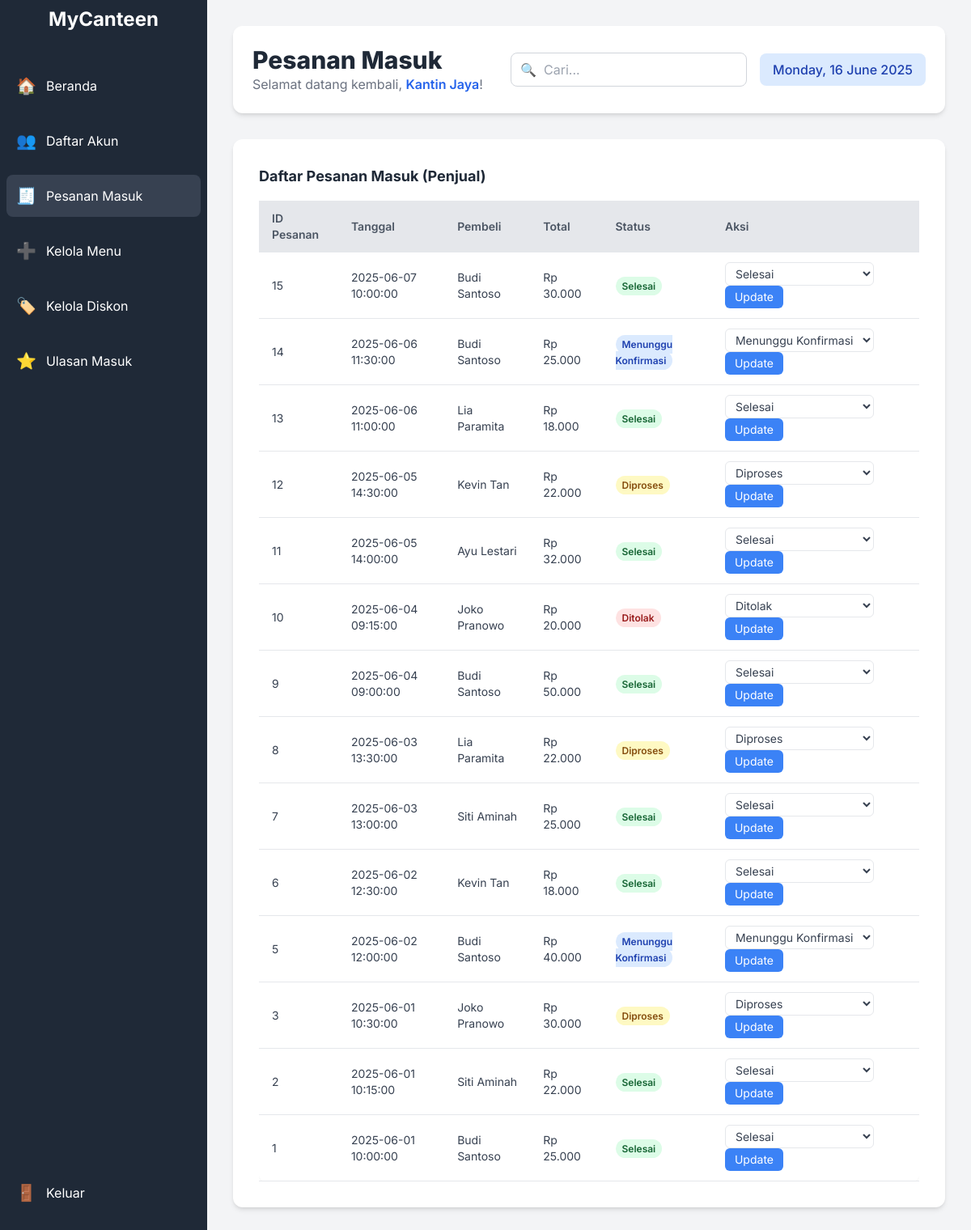
Screenshot of /index.php?page=pesanan (signed in) with the database file from the repository.
### tables this page shows
CREATE TABLE Pesanan (
    pesanan_id INT AUTO_INCREMENT PRIMARY KEY, 
    pesanan_date TIMESTAMP NOT NULL DEFAULT CURRENT_TIMESTAMP,
    pesanan_total INT NOT NULL,
    pesanan_paym VARCHAR(50) NOT NULL,
    status VARCHAR(20) NOT NULL DEFAULT 'Menunggu Konfirmasi', 
    Pembeli_id_mah VARCHAR(10), 
    FOREIGN KEY (Pembeli_id_mah) REFERENCES Pembeli(nrp) ON DELETE CASCADE 
);

CREATE TABLE Pembeli (
    nrp VARCHAR(10) PRIMARY KEY,
    nama VARCHAR(100) NOT NULL,
    email VARCHAR(255) UNIQUE NOT NULL,
    password VARCHAR(255) NOT NULL, 
    nomor_telepon VARCHAR(18) NOT NULL,
    alamat VARCHAR(255) NOT NULL
);

### koneksi.php (called while the page is built, shortened)
<?php
function fetch_assoc_db($result)
{
    return mysqli_fetch_assoc($result);
}
?>

### views/pesanan_penjual_content.php (the view, shortened to what this page needs)
<div class="bg-white p-8 rounded-xl shadow-md">
    <h4 class="text-lg font-bold text-gray-800 mb-4">Daftar Pesanan Masuk (Penjual)</h4>
    <div class="overflow-x-auto">
        <table class="min-w-full bg-white rounded-lg shadow-sm">
            <thead class="bg-gray-200">
                <tr>
                    <th class="py-3 px-4 text-left text-sm font-semibold text-gray-600">ID Pesanan</th>
                    <th class="py-3 px-4 text-left text-sm font-semibold text-gray-600">Tanggal</th>
                    <th class="py-3 px-4 text-left text-sm font-semibold text-gray-600">Pembeli</th>
                    <th class="py-3 px-4 text-left text-sm font-semibold text-gray-600">Total</th>
                    <th class="py-3 px-4 text-left text-sm font-semibold text-gray-600">Status</th>
                    <th class="py-3 px-4 text-left text-sm font-semibold text-gray-600">Aksi</th>
                </tr>
            </thead>
            <tbody>
                <?php
                $seller_id = $_SESSION['user_id'];
                $query_seller_orders = "
                    SELECT DISTINCT
                        p.pesanan_id,
                        p.pesanan_date,
                        p.pesanan_total,
                        p.pesanan_paym,
                        p.status,
                        b.nama AS nama_pembeli
                    FROM
                        Pesanan p
                    JOIN
                        DetailPesanan dp ON p.pesanan_id = dp.Pesanan_pesanan_id
                    JOIN
                        Menu m ON dp.Menu_id_menu = m.id_menu
                    JOIN
                        Pembeli b ON p.Pembeli_id_mah = b.nrp
                    WHERE
                        m.Penjual_id_kan = ?
                    ORDER BY p.pesanan_date DESC;
                ";
                $stmt_seller_orders = mysqli_prepare($conn, $query_seller_orders);
                mysqli_stmt_bind_param($stmt_seller_orders, "s", $seller_id);
                mysqli_stmt_execute($stmt_seller_orders);
                $result_seller_orders = mysqli_stmt_get_result($stmt_seller_orders);
                if ($result_seller_orders && mysqli_num_rows($result_seller_orders) > 0) {
                    while ($order = fetch_assoc_db($result_seller_orders)) {
                        echo '<tr class="border-b border-gray-200 hover:bg-gray-50">';
                        echo '<td class="py-3 px-4 text-sm text-gray-700">' . htmlspecialchars($order['pesanan_id']) . '</td>';
                        echo '<td class="py-3 px-4 text-sm text-gray-700">' . htmlspecialchars($order['pesanan_date']) . '</td>';
                        echo '<td class="py-3 px-4 text-sm text-gray-700">' . htmlspecialchars($order['nama_pembeli']) . '</td>';
                        echo '<td class="py-3 px-4 text-sm text-gray-700">Rp ' . number_format($order['pesanan_total'], 0, ',', '.') . '</td>';
                        echo '<td class="py-3 px-4 text-sm text-gray-700"><span class="px-2 py-1 rounded-full text-xs font-semibold ' .
                            ($order['status'] === 'Ditolak' ? 'bg-red-100 text-red-800' :
                                ($order['status'] === 'Diproses' ? 'bg-yellow-100 text-yellow-800' :
                                    ($order['status'] === 'Selesai' ? 'bg-green-100 text-green-800' : 'bg-blue-100 text-blue-800'))) . '"> ' . htmlspecialchars($order['status']) . '</span></td>';
                        echo '<td class="py-3 px-4 text-sm text-gray-700">';
                        echo '<form method="POST" action="?page=pesanan">';
                        echo '<select name="new_status" class="px-2 py-1 border rounded-md mr-2 text-gray-700 bg-white focus:outline-none focus:ring-2 focus:ring-blue-500">';
                        echo '<option value="Menunggu Konfirmasi" ' . ($order['status'] === 'Menunggu Konfirmasi' ? 'selected' : '') . '>Menunggu Konfirmasi</option>';
                        echo '<option value="Diproses" ' . ($order['status'] === 'Diproses' ? 'selected' : '') . '>Diproses</option>';
                        echo '<option value="Selesai" ' . ($order['status'] === 'Selesai' ? 'selected' : '') . '>Selesai</option>';
                        echo '<option value="Ditolak" ' . ($order['status'] === 'Ditolak' ? 'selected' : '') . '>Ditolak</option>';
                        echo '</select>';
                        echo '<button type="submit" name="update_status_submit" class="bg-blue-500 text-white px-3 py-1 rounded-md hover:bg-blue-600 transition-colors duration-200">Update</button>';
                        echo '</form>';
                        echo '</td>';
                        echo '</tr>';
                    }
                } else {
                    echo '<tr><td colspan="6" class="py-4 text-center text-gray-500">Tidak ada pesanan masuk.</td></tr>';
                }
                ?>
            </tbody>
        </table>
    </div>
</div>

### index.php (shortened to what this page needs)
<?php
include 'koneksi.php';
$is_logged_in = isset($_SESSION['user_id']);
$user_role = $is_logged_in ? $_SESSION['role'] : null;
$page = $_GET['page'] ?? 'dashboard';
?>
<!DOCTYPE html>
<html lang="id">
<head>
    <script src="https://cdn.tailwindcss.com"></script>
</head>
<body class="bg-gray-100 flex h-screen">
    <div class="fixed inset-y-0 left-0 w-64 bg-gray-800 text-white p-6 flex flex-col justify-between
                 md:w-64 sm:w-20 sm:p-2 sm:overflow-hidden no-scrollbar <?php echo !$is_logged_in ? 'hidden' : ''; ?>">
        <div>
            <h2 class="text-2xl font-bold text-center mb-10 hidden sm:block md:block">MyCanteen</h2>
            <ul class="space-y-4">
                <li class="flex items-center p-3 rounded-lg hover:bg-gray-700 cursor-pointer transition-colors duration-200 <?php echo $page === 'dashboard' ? 'bg-gray-700' : ''; ?>"
                    onclick="window.location.href='?page=dashboard'">
                    <span class="text-xl mr-3">🏠</span> <span class="hidden md:block">Beranda</span>
                </li>
                <?php if ($user_role !== 'admin'):  ?>
                    <li class="flex items-center p-3 rounded-lg hover:bg-gray-700 cursor-pointer transition-colors duration-200 <?php echo $page === 'daftar_akun' ? 'bg-gray-700' : ''; ?>"
                        onclick="window.location.href='?page=daftar_akun'">
                        <span class="text-xl mr-3">👥</span> <span class="hidden md:block">Daftar Akun</span>
                    </li>
                <?php endif; ?>
                <?php if ($user_role === 'penjual'): ?>
                    <li class="flex items-center p-3 rounded-lg hover:bg-gray-700 cursor-pointer transition-colors duration-200 <?php echo $page === 'pesanan' ? 'bg-gray-700' : ''; ?>"
                        onclick="console.log('Pesanan diklik'); window.location.href='?page=pesanan'">
                        <span class="text-xl mr-3">🧾</span> <span class="hidden md:block">Pesanan Masuk</span>
                    </li>
                    <li class="flex items-center p-3 rounded-lg hover:bg-gray-700 cursor-pointer transition-colors duration-200 <?php echo $page === 'tambah_menu' ? 'bg-gray-700' : ''; ?>"
                        onclick="console.log('Tambah Menu diklik'); window.location.href='?page=tambah_menu'">
                        <span class="text-xl mr-3">➕</span> <span class="hidden md:block">Kelola Menu</span>
                    </li>
                    <li class="flex items-center p-3 rounded-lg hover:bg-gray-700 cursor-pointer transition-colors duration-200 <?php echo $page === 'kelola_diskon' ? 'bg-gray-700' : ''; ?>"
                        onclick="console.log('Kelola Diskon diklik'); window.location.href='?page=kelola_diskon'">
                        <span class="text-xl mr-3">🏷️</span> <span class="hidden md:block">Kelola Diskon</span>
                    </li>
                    <li class="flex items-center p-3 rounded-lg hover:bg-gray-700 cursor-pointer transition-colors duration-200 <?php echo $page === 'seller_reviews' ? 'bg-gray-700' : ''; ?>"
                        onclick="window.location.href='?page=seller_reviews'">
                        <span class="text-xl mr-3">⭐</span> <span class="hidden md:block">Ulasan Masuk</span>
                    </li>
                <?php endif; ?>
            </ul>
        </div>
        <div class="mb-4">
            <li class="flex items-center p-3 rounded-lg hover:bg-gray-700 cursor-pointer transition-colors duration-200 list-none"
                onclick="window.location.href='?logout=true'">
                <span class="text-xl mr-3">🚪</span> <span class="hidden md:block">Keluar</span>
            </li>
        </div>
    </div>
    <div
        class="flex-1 p-8 overflow-y-auto no-scrollbar <?php echo !$is_logged_in ? 'hidden' : 'ml-64 sm:ml-20 md:ml-64'; ?>">
        <div
            class="flex flex-col md:flex-row justify-between items-start md:items-center bg-white p-6 rounded-xl shadow-md mb-8">
            <div class="flex-1">
                <h1 class="text-3xl font-extrabold text-gray-800 mb-2 md:mb-0">
                    <?php
                    switch ($page) {
                        case 'pesanan':
                            echo 'Pesanan Masuk';
                            break;
                    }
                    ?>
                </h1>
                <p class="text-gray-500">Selamat datang kembali, <span
                        class="font-semibold text-blue-600"><?php echo htmlspecialchars($_SESSION['username'] ?? 'Tamu'); ?></span>!
                </p>
            </div>
            <div class="mt-4 md:mt-0 flex items-center space-x-4 w-full md:w-auto">
                <div class="relative flex-grow">
                    <input type="text" placeholder="Cari..."
                        class="w-full pl-10 pr-4 py-2 border border-gray-300 rounded-lg focus:outline-none focus:ring-2 focus:ring-blue-500">
                    <span class="absolute left-3 top-1/2 -translate-y-1/2 text-gray-400">🔍</span>
                </div>
                <div class="hidden md:block bg-blue-100 text-blue-800 px-4 py-2 rounded-lg font-medium">
                    <?php echo date('l, d F Y'); ?>
                </div>
            </div>
        </div>
        <?php
        switch ($page) {
            case 'pesanan':
                if ($user_role === 'penjual') {
                    include 'views/pesanan_penjual_content.php';
                } else {
                    include 'views/access_denied.php';
                }
                break;
        }
        ?>
    </div>
</body>
</html>

### index.php (style rules this page uses)
body { font-family: 'Inter', sans-serif; }
.no-scrollbar { -ms-overflow-style: none; scrollbar-width: none; }

### rows the page displays
pesanan: pesanan_id "15", pesanan_date "2025-06-07 10:00:00", Pembeli_id_mah.nama "Budi Santoso", pesanan_total "30.000", status "Selesai", new_status "Selesai"
pesanan: pesanan_id "14", pesanan_date "2025-06-06 11:30:00", Pembeli_id_mah.nama "Budi Santoso", pesanan_total "25.000", status "Menunggu Konfirmasi", new_status "Menunggu Konfirmasi"
pesanan: pesanan_id "13", pesanan_date "2025-06-06 11:00:00", Pembeli_id_mah.nama "Lia Paramita", pesanan_total "18.000", status "Selesai", new_status "Selesai"
pesanan: pesanan_id "12", pesanan_date "2025-06-05 14:30:00", Pembeli_id_mah.nama "Kevin Tan", pesanan_total "22.000", status "Diproses", new_status "Diproses"
pesanan: pesanan_id "11", pesanan_date "2025-06-05 14:00:00", Pembeli_id_mah.nama "Ayu Lestari", pesanan_total "32.000", status "Selesai", new_status "Selesai"
pesanan: pesanan_id "10", pesanan_date "2025-06-04 09:15:00", Pembeli_id_mah.nama "Joko Pranowo", pesanan_total "20.000", status "Ditolak", new_status "Ditolak"
pesanan: pesanan_id "9", pesanan_date "2025-06-04 09:00:00", Pembeli_id_mah.nama "Budi Santoso", pesanan_total "50.000", status "Selesai", new_status "Selesai"
pesanan: pesanan_id "8", pesanan_date "2025-06-03 13:30:00", Pembeli_id_mah.nama "Lia Paramita", pesanan_total "22.000", status "Diproses", new_status "Diproses"
pesanan: pesanan_id "7", pesanan_date "2025-06-03 13:00:00", Pembeli_id_mah.nama "Siti Aminah", pesanan_total "25.000", status "Selesai", new_status "Selesai"
pesanan: pesanan_id "6", pesanan_date "2025-06-02 12:30:00", Pembeli_id_mah.nama "Kevin Tan", pesanan_total "18.000", status "Selesai", new_status "Selesai"
pesanan: pesanan_id "5", pesanan_date "2025-06-02 12:00:00", Pembeli_id_mah.nama "Budi Santoso", pesanan_total "40.000", status "Menunggu Konfirmasi", new_status "Menunggu Konfirmasi"
pesanan: pesanan_id "3", pesanan_date "2025-06-01 10:30:00", Pembeli_id_mah.nama "Joko Pranowo", pesanan_total "30.000", status "Diproses", new_status "Diproses"
pesanan: pesanan_id "2", pesanan_date "2025-06-01 10:15:00", Pembeli_id_mah.nama "Siti Aminah", pesanan_total "22.000", status "Selesai", new_status "Selesai"
pesanan: pesanan_id "1", pesanan_date "2025-06-01 10:00:00", Pembeli_id_mah.nama "Budi Santoso", pesanan_total "25.000", status "Selesai", new_status "Selesai"

### other values shown
$_SESSION['username'] "Kantin Jaya"
